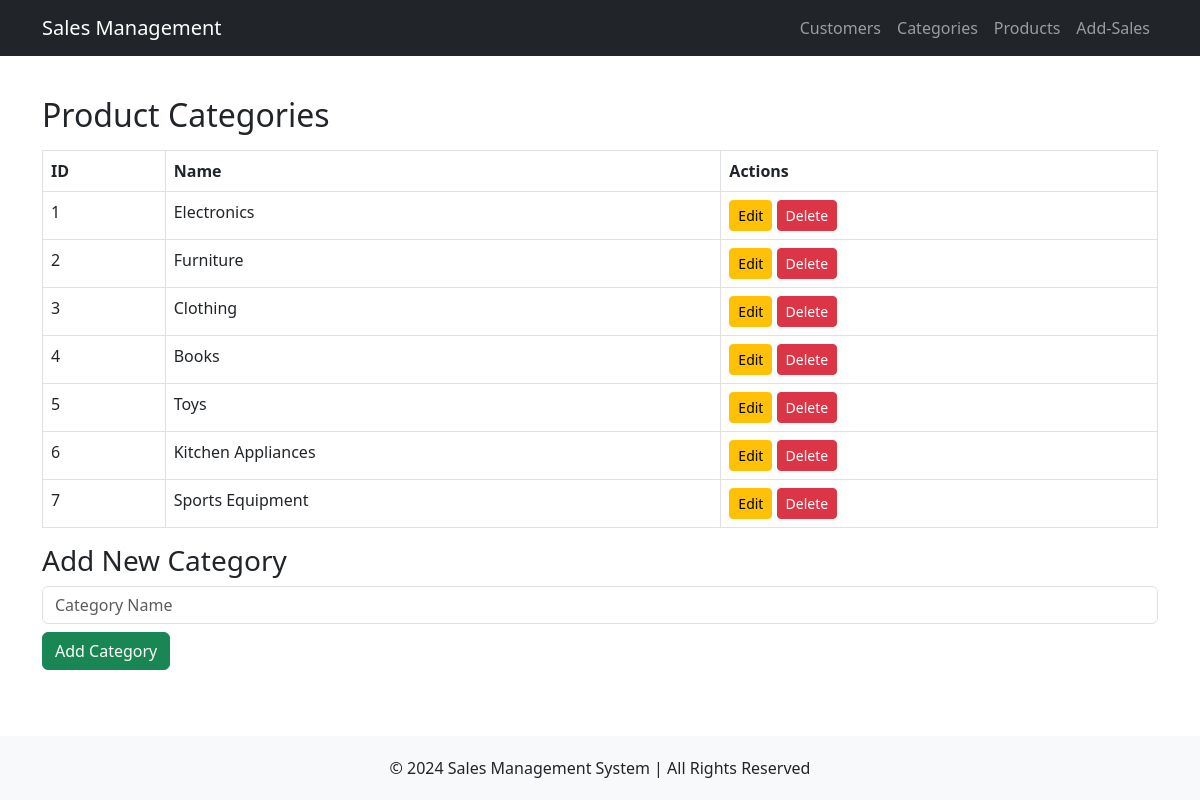
The page /categories on the database its author committed.
### tables this page shows
CREATE TABLE Product_categories (
    proc_id INTEGER PRIMARY KEY AUTOINCREMENT,
    name TEXT NOT NULL UNIQUE
);

### routes/product_categories.py (the view)
@category_bp.route('/categories')
def categories():
    try:
        conn = get_db_connection()
        categories = conn.execute('SELECT * FROM Product_categories').fetchall()
        conn.close()
        return render_template('categories.html', categories=categories)
    except Exception as e:
        flash(f"Error: {str(e)}", 'danger')
        return render_template('categories.html', categories=[])

### routes/product_categories.py (called while the page is built)
def get_db_connection():
    conn = sqlite3.connect(DATABASE)
    conn.row_factory = sqlite3.Row
    return conn

### templates/categories.html
{% extends 'base.html' %}
{% block content %}
    <h2>Product Categories</h2>
    <table class='table table-bordered mt-3'>
        <thead>
            <tr>
                <th>ID</th>
                <th>Name</th>
                <th>Actions</th>
            </tr>
        </thead>
        <tbody>
            {% for category in categories %}
            <tr>
                <td>{{ category['proc_id'] }}</td>
                <td>{{ category['name'] }}</td>
                <td>
                    <a href='/edit_category/{{ category["proc_id"] }}' class='btn btn-warning btn-sm'>Edit</a>
                    <a href='/delete_category/{{ category["proc_id"] }}' class='btn btn-danger btn-sm'>Delete</a>
                </td>
            </tr>
            {% endfor %}
        </tbody>
    </table>
    <h3>Add New Category</h3>
    <form action='/add_category' method='post'>
        <input type='text' name='name' placeholder='Category Name' required class='form-control mb-2'>
        <button type='submit' class='btn btn-success'>Add Category</button>
    </form>
{% endblock %}

### templates/base.html (style rules this page uses)
body { display: flex; flex-direction: column; min-height: 100vh; }

### rows shown on the page
Product_categories: proc_id "1", name "Electronics"
Product_categories: proc_id "2", name "Furniture"
Product_categories: proc_id "3", name "Clothing"
Product_categories: proc_id "4", name "Books"
Product_categories: proc_id "5", name "Toys"
Product_categories: proc_id "6", name "Kitchen Appliances"
Product_categories: proc_id "7", name "Sports Equipment"
